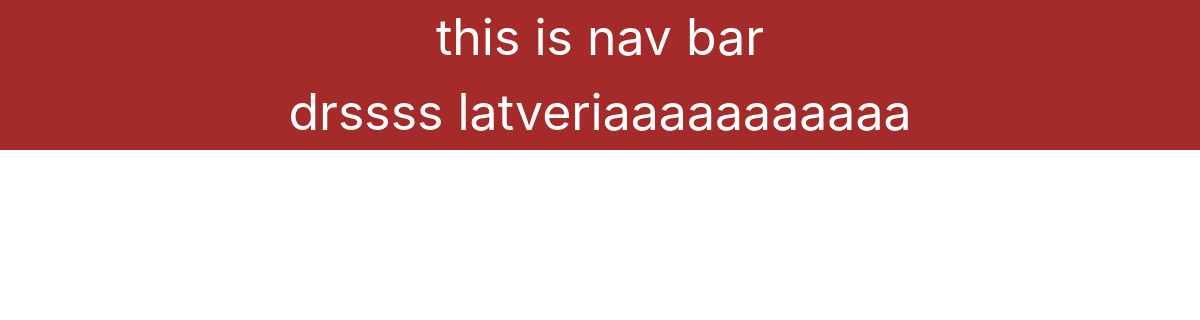
/doom/home/, run on an earlier commit of the app's database.
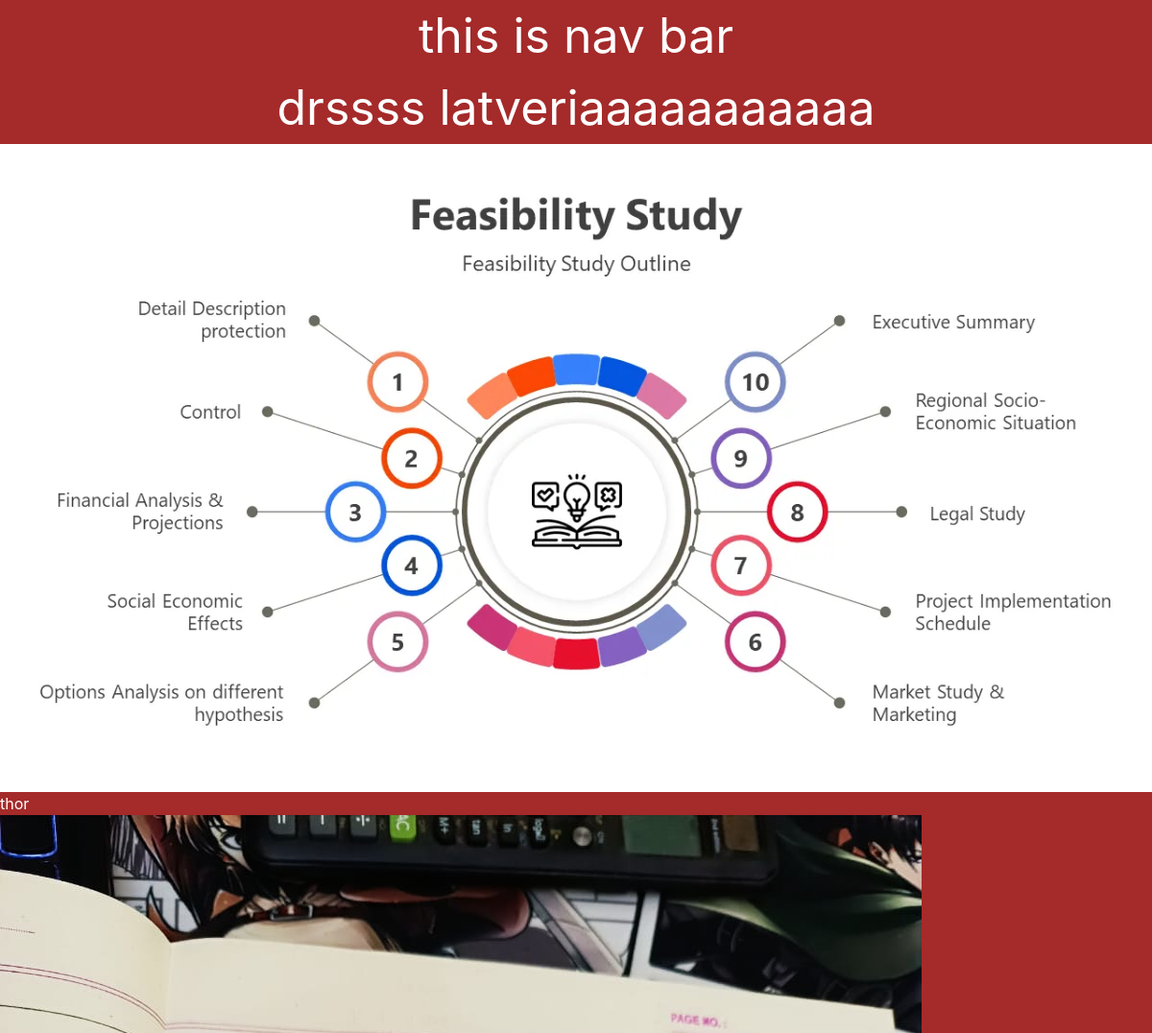
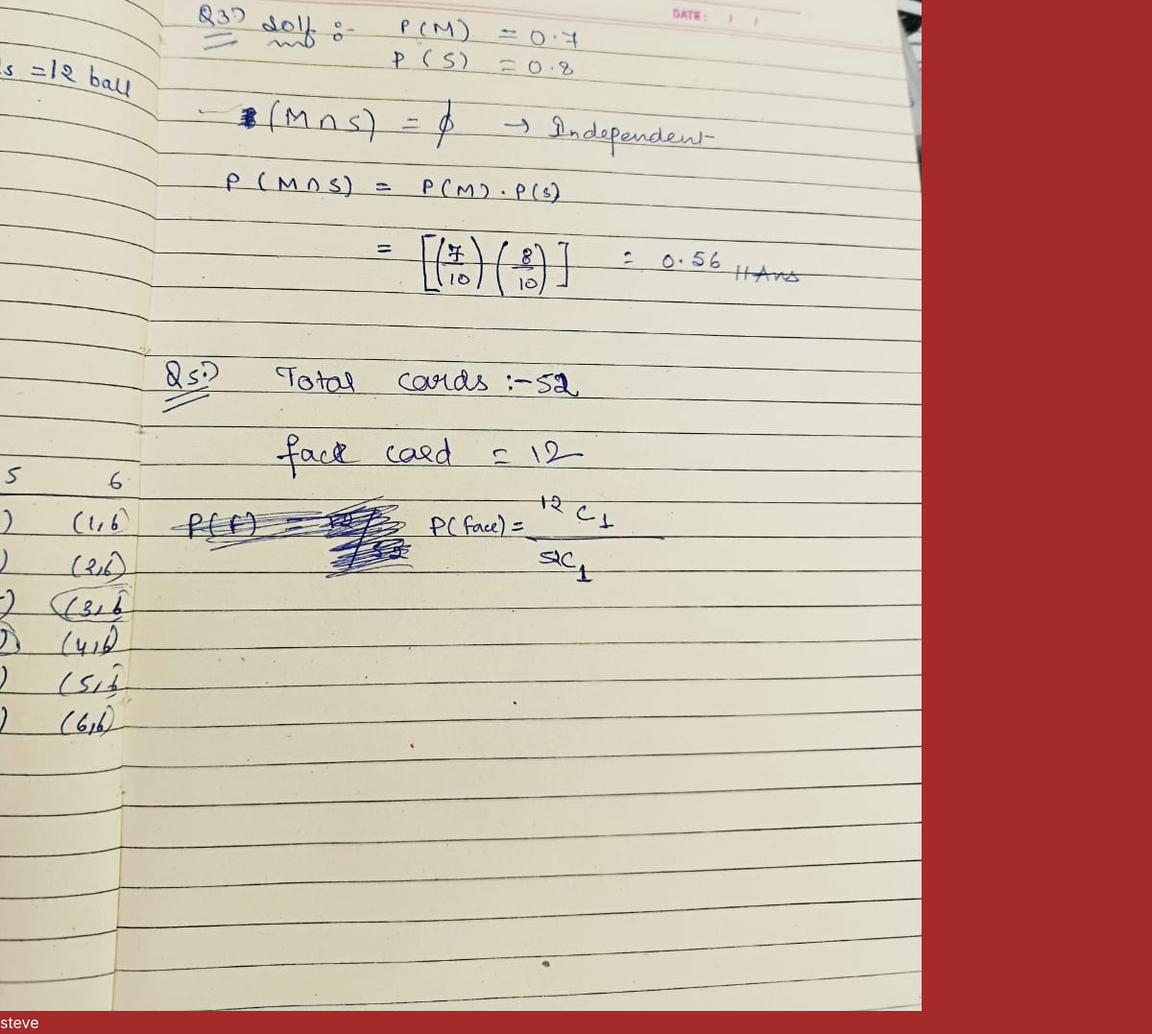
And on a later commit of the database (2 pictures, top to bottom).
### drdoom/models.py (models this page shows, shortened)
class User(models.Model):
    USER_TYPE_CHOICE=[
        ('N', 'NORMAL'),
        ('SH', 'SUPERHERO'),
        ('CEL', 'CELESTIAL')
    ]
    name = models.CharField(max_length=100, default="unknown")
    image = models.ImageField(upload_to='drdooms/')
    date_added = models.DateTimeField(default=timezone.now)
    type = models.CharField(max_length=3, choices=USER_TYPE_CHOICE)
    description=models.TextField()

### drdoom/views.py (the view)
# urls.py: 2. Add a URL to urlpatterns:  path('', views.home, name='home')
def home(request):
    users=User.objects.all()
    return render(request, 'drdoom/drdoom.html', {'users':users})

### drdoom/templates/drdoom/drdoom.html (shortened to what this page needs)
{% extends "layout.html" %}
{% block content %}
<h1>drssss latveriaaaaaaaaaaa</h1>
{% for user in users  %}
<div class="user-item">
    <img src="{{user.image}}" />
</div>
<h2>
{{user.name}}
</h2>
{% endfor  %}
{% endblock %}

### templates/layout.html (shortened to what this page needs)
{% load static tailwind_tags %}
<!doctype html>
<html lang="en">
  <head>
    <link rel="stylesheet" href="{% static 'style.css' %}" />
    {% tailwind_css %}
  </head>
  <body>
    <h1>this is nav bar</h1>
    {% block content %}{% endblock %}
  </body>
</html>

### static/style.css (style rules this page uses)
body { background-color: brown; color: #ffffffff; }
h1 { text-align: center; font-size: 50px; }

What changed in the data, as far as the page shows it:
added User: image (picture), name "thor"
added User: image (picture), name "steve"
